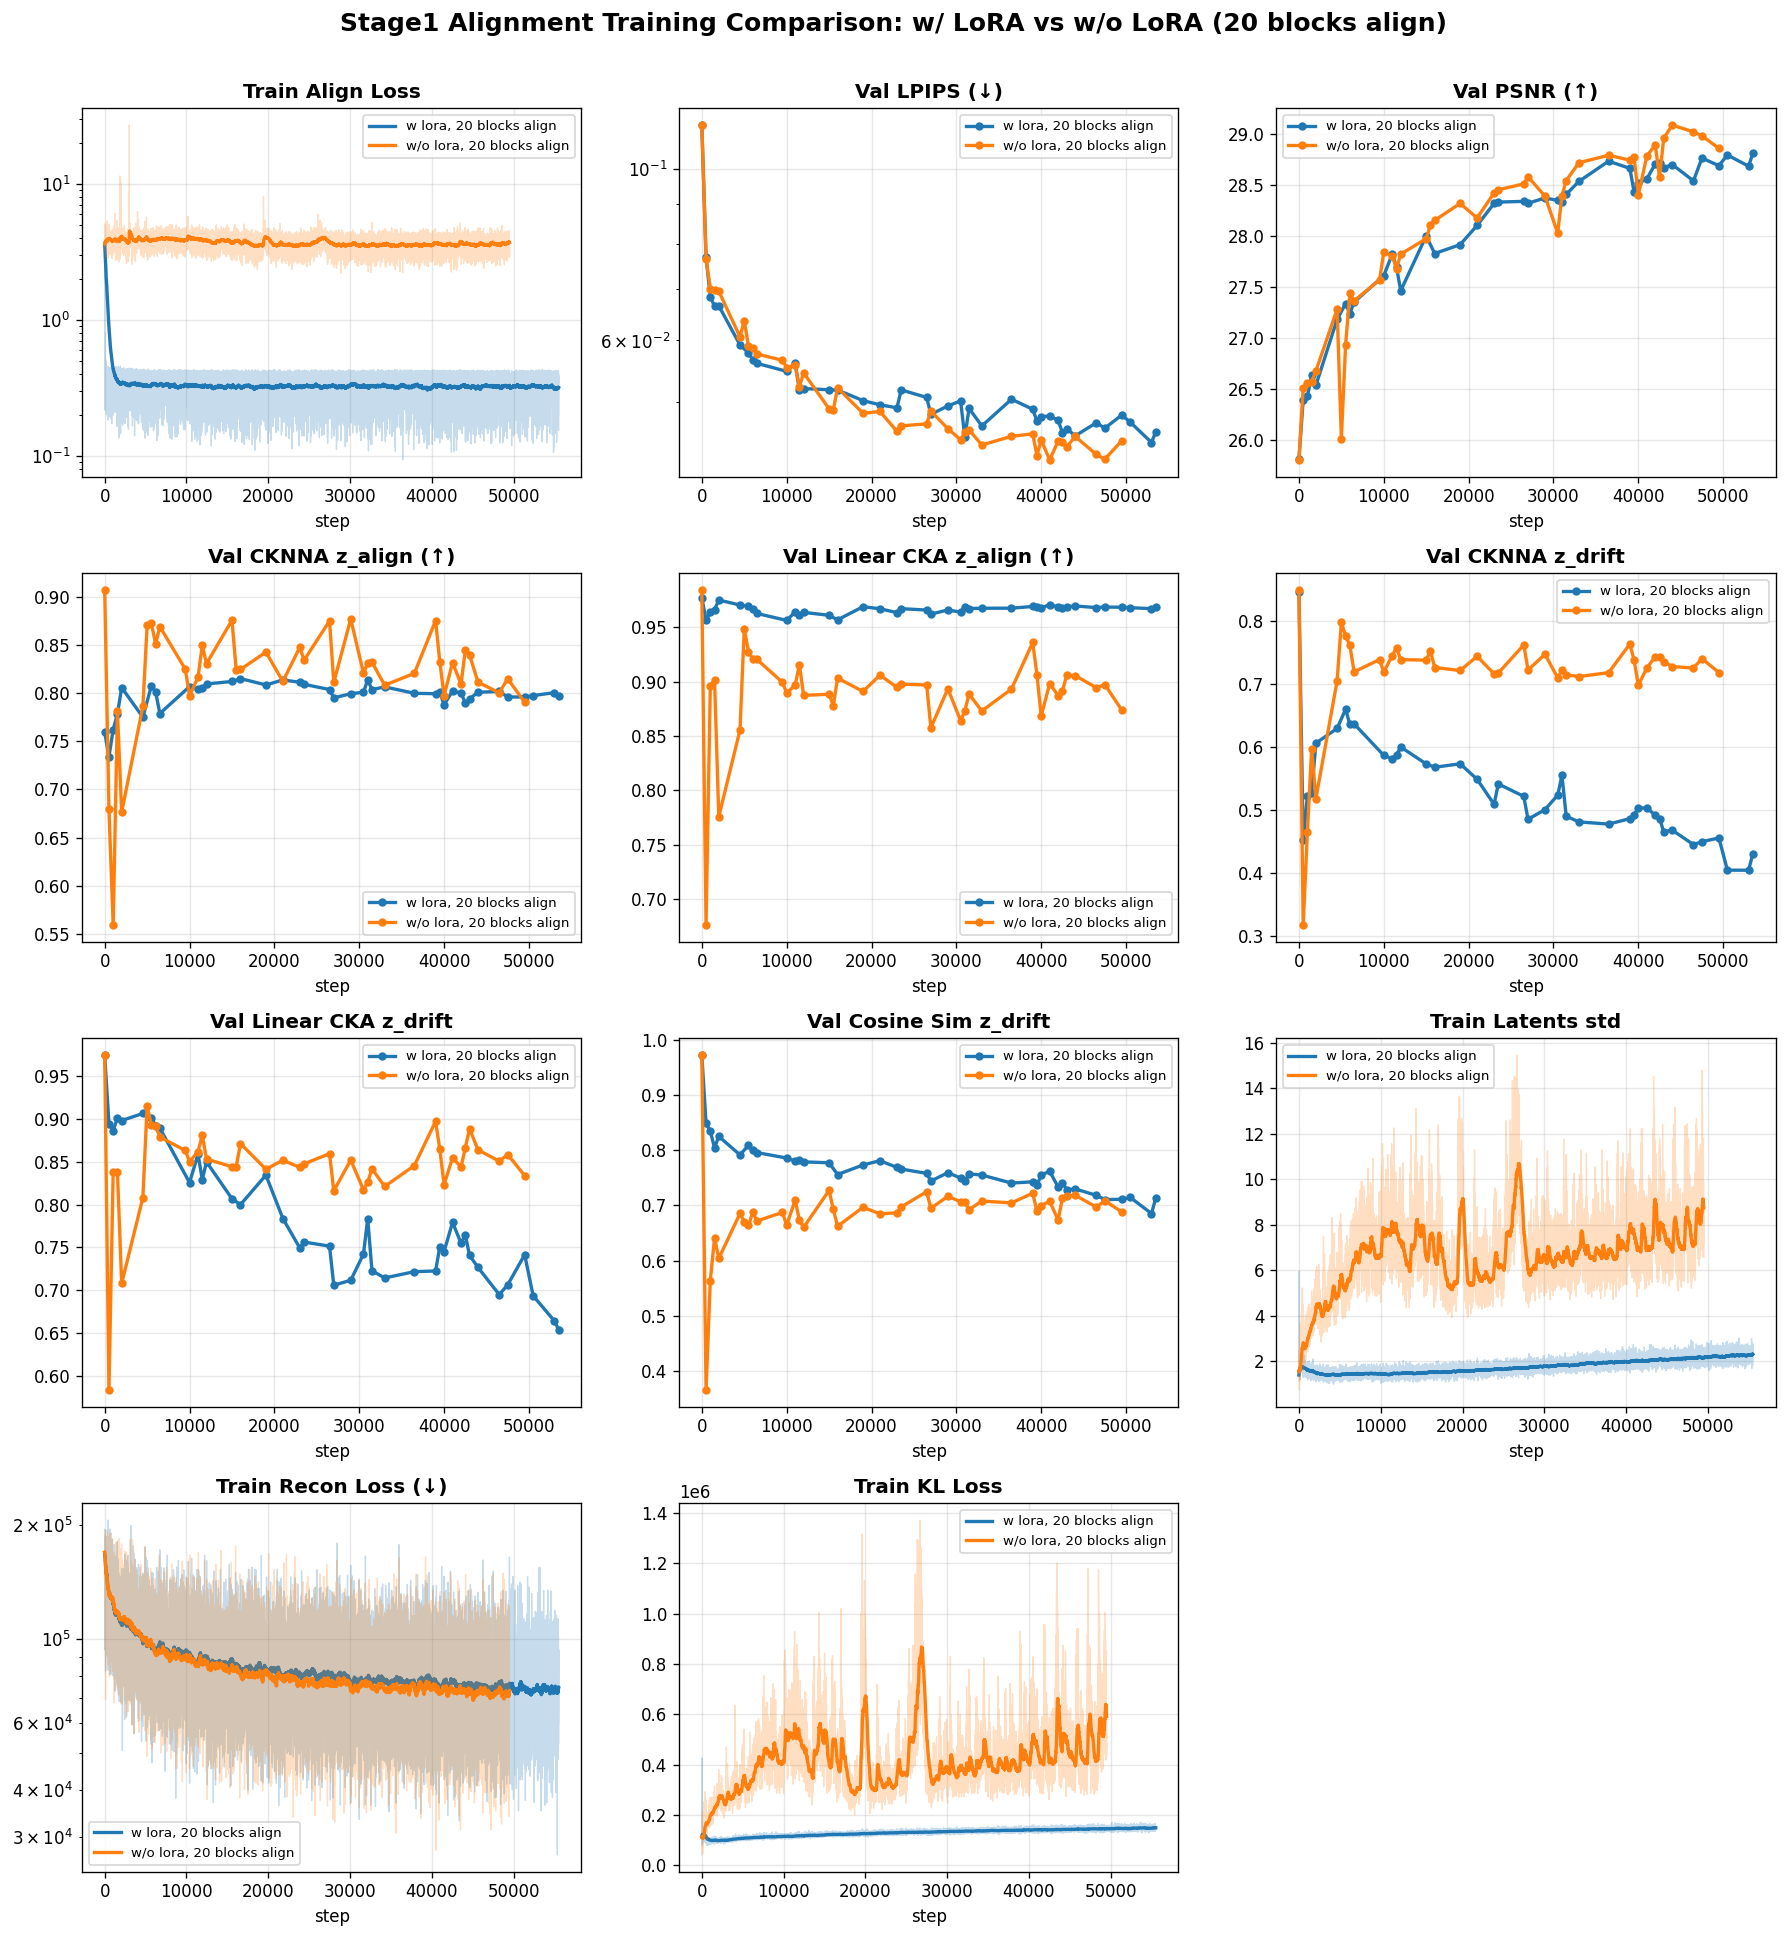

This figure's Python source:
"""
wandb 두 run 비교 plot:
  j6s8qkos: kinemadae_lora_bn_clamp1e7 (우리 stage1)
  kk4aiuyq: dit_align_20blocks_no_noise_clamp1e5 (이전 baseline)

train/align_loss, val/lpips, val/psnr, val/cknna, val/recon 등 한 figure 에 subplot.
"""
import wandb, os
import matplotlib.pyplot as plt

api = wandb.Api()
RUNS = {
    "w lora, 20 blocks align":   "kplove0503/kinemadae/j6s8qkos",
    "w/o lora, 20 blocks align": "kplove0503/kinemadae/kk4aiuyq",
}
COLORS = {"w lora, 20 blocks align": "tab:blue", "w/o lora, 20 blocks align": "tab:orange"}

# 비교할 metrics + plot 제목 + 작을수록 좋은지
# [NOTE] val/recon = wandb image object (recon video preview) — scalar 아니라 plot 불가, 제외
METRICS = [
    ("train/align_loss",          "Train Align Loss",                "log",  True),
    ("val/lpips",                 "Val LPIPS (↓)",                   "log",  True),
    ("val/psnr",                  "Val PSNR (↑)",                    None,   False),
    ("val/cknna_z_align",         "Val CKNNA z_align (↑)",           None,   False),
    ("val/linear_cka_z_align",    "Val Linear CKA z_align (↑)",      None,   False),
    ("val/cknna_z_drift",         "Val CKNNA z_drift",               None,   False),
    ("val/linear_cka_z_drift",    "Val Linear CKA z_drift",          None,   False),
    ("val/cosine_sim_z_drift",    "Val Cosine Sim z_drift",          None,   False),
    ("train/latents_std",         "Train Latents std",               None,   False),
    ("train/rec_loss",            "Train Recon Loss (↓)",            "log",  True),
    ("train/kl_loss",             "Train KL Loss",                   None,   False),
]


def ema_smooth(values, decay=0.99):
    """EMA smoothing (wandb style). decay 클수록 smoothing 강함."""
    if len(values) == 0: return []
    smoothed = []
    cur = float(values[0])
    for v in values:
        cur = decay * cur + (1.0 - decay) * float(v)
        smoothed.append(cur)
    return smoothed

# 데이터 가져오기
data = {}
for label, path in RUNS.items():
    print(f"loading {path} ...")
    r = api.run(path)
    # [FIX] samples 충분히 (wandb default 500 → 20000) — val 의 sparse 점도 모두 보임
    df = r.history(pandas=True, samples=20000)
    df = df.sort_values("_step")
    data[label] = df
    print(f"  rows={len(df)}, step range=[{df['_step'].min()}, {df['_step'].max()}]")

# 9-panel subplot
n_metrics = len(METRICS)
n_cols = 3
n_rows = (n_metrics + n_cols - 1) // n_cols
fig, axes = plt.subplots(n_rows, n_cols, figsize=(5 * n_cols, 4 * n_rows))
axes = axes.flatten()

for ax, (metric, title, yscale, _) in zip(axes, METRICS):
    has_data = False
    for label, df in data.items():
        if metric not in df.columns:
            continue
        sub = df[["_step", metric]].dropna()
        if len(sub) == 0:
            continue
        # numeric value 만 (dict/list 같은 wandb media 객체 제외)
        sub = sub[sub[metric].apply(lambda v: isinstance(v, (int, float)))]
        if len(sub) == 0:
            continue
        sub = sub.sort_values("_step")
        steps = sub["_step"].values
        raw = sub[metric].astype(float).values
        if metric.startswith("val/"):
            # validation: EMA 안 적용 — eval_steps 마다 측정한 raw value (보통 점 적음)
            ax.plot(steps, raw, label=label, color=COLORS[label], linewidth=2.0, alpha=1.0, marker='o', markersize=4)
        else:
            # train: raw 옅게 (variance) + EMA 0.99 진하게
            ax.plot(steps, raw, color=COLORS[label], linewidth=0.8, alpha=0.25)
            smoothed = ema_smooth(raw, decay=0.99)
            ax.plot(steps, smoothed, label=label, color=COLORS[label], linewidth=2.0, alpha=1.0)
        has_data = True
    ax.set_title(title, fontsize=12, fontweight='bold')
    ax.set_xlabel("step")
    if yscale: ax.set_yscale(yscale)
    ax.grid(True, alpha=0.3)
    if has_data:
        ax.legend(fontsize=8, loc="best")
    else:
        ax.text(0.5, 0.5, "no data", ha="center", va="center", transform=ax.transAxes)

# 남은 subplot 비우기
for ax in axes[n_metrics:]:
    ax.axis("off")

fig.suptitle("Stage1 Alignment Training Comparison: w/ LoRA vs w/o LoRA (20 blocks align)",
             fontsize=15, fontweight='bold', y=1.005)
plt.tight_layout()

out_path = "/NHNHOME/WORKSPACE/0226010404_A/CVLAB/CVLAB2/jeeyoung/Kinemadae-lora-bn-clamp1e7/wandb_compare_j6s8qkos_vs_kk4aiuyq.png"
plt.savefig(out_path, dpi=120, bbox_inches="tight")
print(f"\nsaved: {out_path}")
